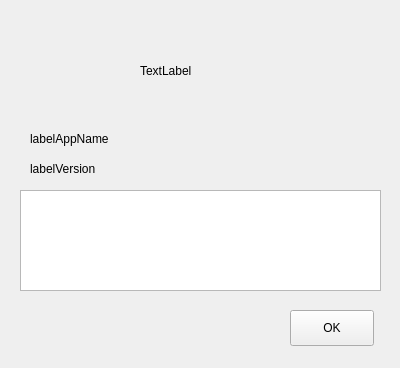
<?xml version="1.0" encoding="UTF-8"?>
<ui version="4.0">
 <class>AboutDialog</class>
 <widget class="QWidget" name="AboutDialog">
  <property name="geometry">
   <rect>
    <x>0</x>
    <y>0</y>
    <width>400</width>
    <height>368</height>
   </rect>
  </property>
  <property name="windowTitle">
   <string>Form</string>
  </property>
  <widget class="QLabel" name="labelAppName">
   <property name="geometry">
    <rect>
     <x>30</x>
     <y>130</y>
     <width>161</width>
     <height>18</height>
    </rect>
   </property>
   <property name="text">
    <string>labelAppName</string>
   </property>
  </widget>
  <widget class="QLabel" name="labelVersion">
   <property name="geometry">
    <rect>
     <x>30</x>
     <y>160</y>
     <width>131</width>
     <height>18</height>
    </rect>
   </property>
   <property name="text">
    <string>labelVersion</string>
   </property>
  </widget>
  <widget class="QTextBrowser" name="textBrowser">
   <property name="geometry">
    <rect>
     <x>20</x>
     <y>190</y>
     <width>361</width>
     <height>101</height>
    </rect>
   </property>
  </widget>
  <widget class="QPushButton" name="btnClose">
   <property name="geometry">
    <rect>
     <x>290</x>
     <y>310</y>
     <width>84</width>
     <height>36</height>
    </rect>
   </property>
   <property name="sizePolicy">
    <sizepolicy hsizetype="Fixed" vsizetype="Fixed">
     <horstretch>0</horstretch>
     <verstretch>0</verstretch>
    </sizepolicy>
   </property>
   <property name="minimumSize">
    <size>
     <width>0</width>
     <height>36</height>
    </size>
   </property>
   <property name="text">
    <string>OK</string>
   </property>
  </widget>
  <widget class="QLabel" name="lblIco">
   <property name="geometry">
    <rect>
     <x>140</x>
     <y>20</y>
     <width>111</width>
     <height>101</height>
    </rect>
   </property>
   <property name="text">
    <string>TextLabel</string>
   </property>
  </widget>
 </widget>
 <resources/>
 <connections/>
</ui>
